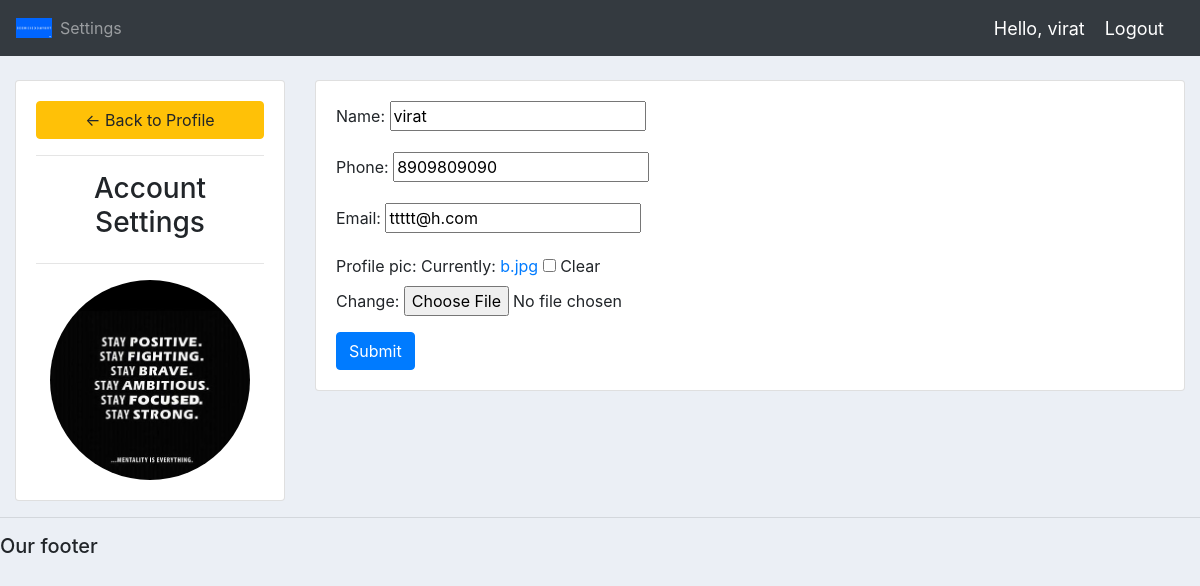
/account/ (signed in), run on an earlier commit of the app's database.
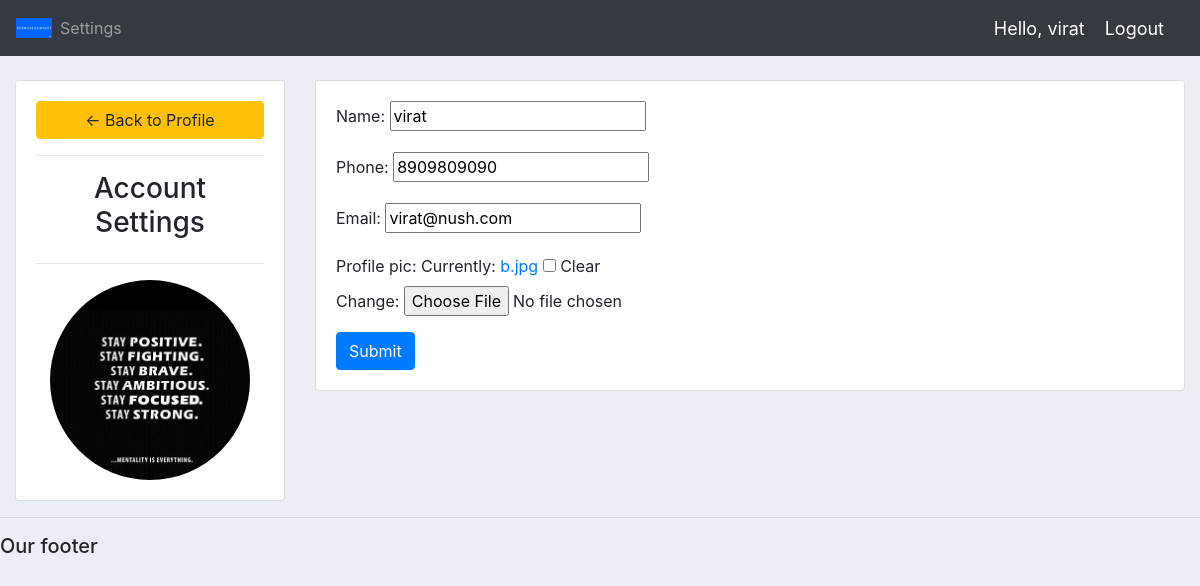
And on a later commit of the database.
### accounts/models.py (models this page shows, shortened)
class Customer(models.Model):
	user = models.OneToOneField(User, null=True, blank=True, on_delete=models.CASCADE)
	name = models.CharField(max_length=200, null=True)
	phone = models.CharField(max_length=200, null=True)
	email = models.CharField(max_length=200, null=True)
	profile_pic = models.ImageField(default="profile1.png", null=True, blank=True)
	date_created = models.DateTimeField(auto_now_add=True, null=True)

### accounts/decorators.py (the view)
		def wrapper_func(request, *args, **kwargs):
			group = None
			if request.user.groups.exists():
				group = request.user.groups.all()[0].name
			if group in allowed_roles:
				return view_func(request, *args, **kwargs)
			else:
				return HttpResponse('You are not authorized to view this page')

### accounts/forms.py
class CustomerForm(ModelForm):
	class Meta:
		model = Customer
		fields = '__all__'
		exclude = ['user']

### accounts/views.py (called while the page is built)
@login_required(login_url='login')
@allowed_users(allowed_roles=['customer'])
def accountSettings(request):
	customer = request.user.customer
	form = CustomerForm(instance=customer)
	if request.method == 'POST':
		form = CustomerForm(request.POST, request.FILES,instance=customer)
		if form.is_valid():
			form.save()
	context = {'form':form}
	return render(request, 'accounts/account_settings.html', context)

### accounts/templates/accounts/account_settings.html (shortened to what this page needs)
{%  extends 'accounts/main.html' %}
{% load static %}
{% block content %}
<br>
<div class="row">
	<div class="col-md-3">
		<div class="card card-body">
			<a class="btn btn-warning" href="{% url 'home' %}"> &#8592; Back to Profile</a>
			<hr>
			<h3 style="text-align: center">Account Settings</h3>
			<hr>
			<img class="profile-pic" src="{{request.user.customer.profile_pic.url}}" >
		</div>
	</div>
	<div class="col-md-9">
		<div class="card card-body">
			<form method="POST" action="" enctype="multipart/form-data">
				{{form.as_p}}
			<input class="btn btn-primary" type="submit" name="Update Information">
			</form>
		</div>
	</div>
</div>
{% endblock %}

### accounts/templates/accounts/main.html (shortened to what this page needs)
<!DOCTYPE html>
{% load static %}
<html>
<head>
	<link rel="stylesheet" href="https://stackpath.bootstrapcdn.com/bootstrap/4.3.1/css/bootstrap.min.css">
	<link rel="stylesheet" type="text/css" href="{%	static '/css/main.css' %}">
</head>
<body>
	{%  include 'accounts/navbar.html' %}
	<div class="container-fluid">
	{% block content %}
	{% endblock %}
    </div>
	<hr>
	<h5>Our footer</h5>
</body>
</html>

### accounts/templates/accounts/navbar.html (shortened to what this page needs)
{% load static %}
<nav class="navbar navbar-expand-lg navbar-dark bg-dark">
 <img src="{% static 'images/seek.png' %}" style="width:3vw;min-width:3px;">
  <div class="collapse navbar-collapse" id="navbarNav">
    <ul class="navbar-nav">
      {% if request.user.is_staff %}
      <li class="nav-item active">
        <a class="nav-link" href="{% url 'home' %}">Dashboard</a>
      </li>
      <li class="nav-item">
        <a class="nav-link" href="{% url 'products' %}">Products</a>
      </li>
      {% else %}
       <li class="nav-item">
        <a class="nav-link" href="{% url 'account' %}">Settings</a>
      </li>
      {% endif %}
    </ul>
  </div>
  <span class="hello-msg">Hello, {{request.user}}</span>
  <span ><a  class="hello-msg" href="{% url 'logout' %}">Logout</a></span>
</nav>

### static/css/main.css (style rules this page uses)
body { background-color: #ebeff5; }

### accounts/templates/accounts/navbar.html (style rules this page uses)
.hello-msg { font-size: 18px; color: #fff; margin-right: 20px; }

### accounts/templates/accounts/account_settings.html (style rules this page uses)
.profile-pic { max-width: 200px; max-height:200px; margin: 0 auto; border-radius: 50%; }

What changed in the data, as far as the page shows it:
changed Customer "virat": email "ttttt@h.com" → "virat@nush.com"
